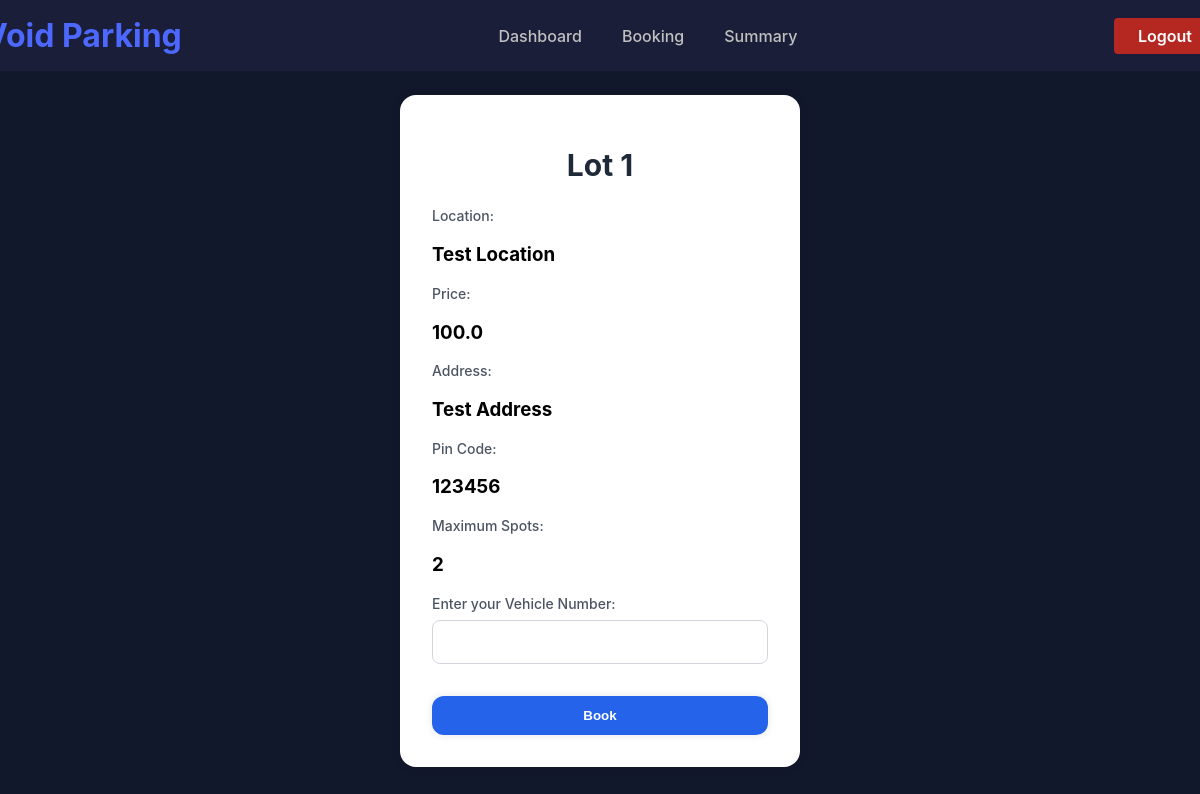
Page /user/book/1 on the earlier database version.
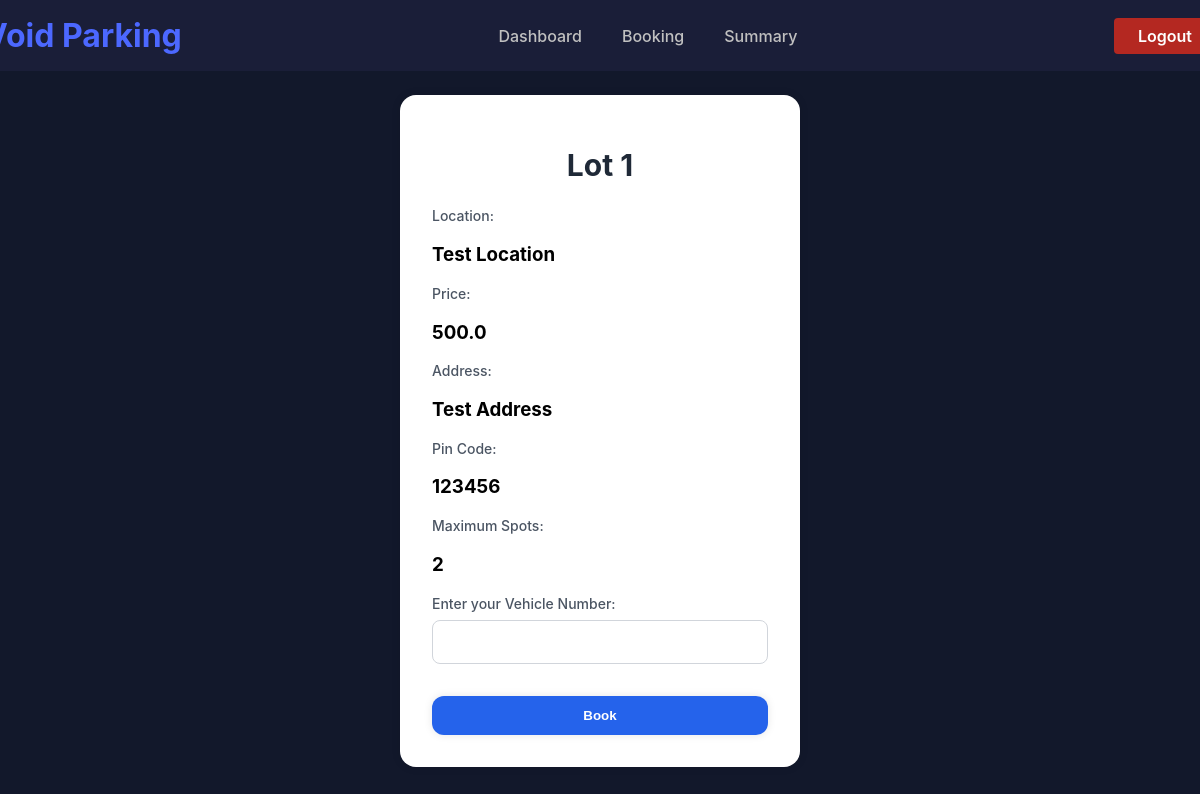
Same page on the later database version.
### backend/models.py (models this page shows)
class ParkingLot(db.Model):
  __tablename__ = 'parkinglot'
  id = db.Column(db.Integer, primary_key=True)
  location = db.Column(db.String, nullable=False)
  price = db.Column(db.Float, nullable=False)
  address = db.Column(db.String, nullable=False, unique=True)
  pincode = db.Column(db.String, nullable=False)
  max_spots = db.Column(db.Integer, nullable=False)
  spots = db.relationship('ParkingSpot', backref='lot', cascade='all, delete')

### backend/routes.py (the view)
@main.route('/user/book/<int:lot_id>', methods=['GET', 'POST'])
def book(lot_id):
  lot = ParkingLot.query.get(lot_id)
  if request.method == 'POST':
    user_id = session.get('user_id')
    if not user_id:
      return redirect(url_for('main.login'))
    booking = Reserved.query.filter_by(user_id=user_id, leaving_timestamp=None).first()
    if booking:
      return "You have already booked a spot. Release it first."
    lot_id = request.form['lot_id']
    vehicle_num = request.form['vehicle_num']
    spot = ParkingSpot.query.filter_by(lot_id=lot_id, status='A').first()
    if not spot:
      return "No available spots in this lot."
    new_booking = Reserved(user_id=user_id, spot_id=spot.id, vehicle_num=vehicle_num, parking_timestamp=datetime.now())
    spot.status = 'O'
    db.session.add(new_booking)
    db.session.commit()
    return redirect(url_for('main.user_dashboard'))
  else:
    return render_template('/user/book.html', lot=lot)

### templates/user/book.html (shortened to what this page needs)
{% extends '/user/user_base.html' %}
{% block content %}
<div class="center-content">
  <form method="POST" action="{{ url_for('main.book', lot_id=lot.id) }}" class="card">
    <h1 class="card-title">Lot {{ lot.id }} </h1>
    <div class="form-group">
      <label class="form-label"> Location: </label>
      <h3> {{ lot.location }} </h3>
      <label class="form-label"> Price: </label>
      <h3> {{ lot.price }} </h3>
      <label class="form-label"> Address: </label>
      <h3> {{ lot.address }} </h3>
      <label class="form-label"> Pin Code: </label>
      <h3> {{ lot.pincode }} </h3>
      <label class="form-label"> Maximum Spots: </label>
      <h3> {{ lot.max_spots }} </h3>
      <label class="form-label"> Enter your Vehicle Number: </label>
      <input type="text" name="vehicle_num" class="form-input" required>
    </div>
    <button type="submit" class="form-button">Book</button>
  </form>
</div>
{% endblock %}

Differences in the rows shown:
changed ParkingLot "Test Location": price "100.0" → "500.0"
